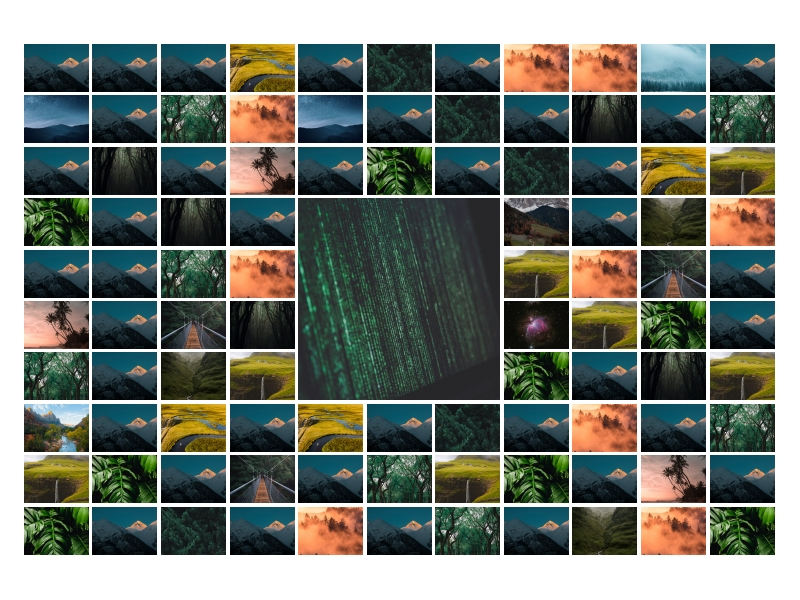
#> input picture flag.jpg, 800 x 600 px, found by its file name
$ python cripto.py   (older library calls are emulated)
#> lines starting #> are read from the running program, lines starting #| are printed output that depends on the picture
from PIL import Image
import numpy as np

# Load the image
img = Image.open("/Users/juanlu_navarro/Documents/Carrera Juan/programacion/Champions/flag.jpg")
#> img is the input picture: PIL image 800x600 RGB; mean R, G, B 115.9, 122.1, 113.7

# Convert the image to numpy array
img_array = np.array(img)

# Function to hash the images for comparison since direct pixel comparison
# might be too strict due to potential compression artifacts.
def hash_image(image):
    # Resize the image to 8x8 to reduce detail
    image = image.resize((8, 8), Image.ANTIALIAS)
    # Convert to grayscale
    image = image.convert("L")
    # Create the hash array
    pixels = np.array(image)
    # Flatten the array
    flat_pixels = pixels.flatten()
    # Calculate the median
    median = np.median(flat_pixels)
    # Create the hash based on whether each pixel is above or below the median
    return ''.join(['1' if pixel > median else '0' for pixel in flat_pixels])

# Divide the collage into individual images assuming they are all of equal size
# and in a grid layout
def divide_into_images(array, rows, cols):
    # Calculate the height and width of each subimage
    subimage_height = array.shape[0] // rows
    subimage_width = array.shape[1] // cols

    # Initialize an empty list to store subimages
    subimages = []

    # Cut the image into subimages
    for i in range(0, rows):
        for j in range(0, cols):
            # Calculate the boundaries of the subimage
            top = i * subimage_height
            left = j * subimage_width
            bottom = (i + 1) * subimage_height
            right = (j + 1) * subimage_width

            # Extract the subimage
            subimage = array[top:bottom, left:right]
            # Convert to a PIL image
            subimage_pil = Image.fromarray(subimage)
            # Append to the list with a hash
            subimages.append((subimage_pil, hash_image(subimage_pil)))

    return subimages

# Assuming a grid layout, let's try to guess the layout by looking at the aspect ratio
aspect_ratio = img_array.shape[1] / img_array.shape[0]
#> aspect_ratio = 1.33
# Assuming the layout is more wide than tall
cols_guess = round(aspect_ratio * 10)
#> cols_guess = 13
rows_guess = 10

# Divide the image and get the list of subimages with their hashes
subimages_with_hashes = divide_into_images(img_array, rows_guess, cols_guess)
#> after the loop in divide_into_images, `for i in range(0, rows):`:
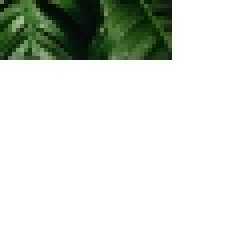
#> subimage: shape (60, 61, 3) (shown 4 times larger); mean R, G, B 216.8, 221.9, 215.3
#> after the loop in divide_into_images, `for i in range(0, rows):`: subimages = 130 items
#> subimages_with_hashes = 130 items

# Count unique images by their hash
unique_images_hashes = set(hash for _, hash in subimages_with_hashes)
#> unique_images_hashes = 107 items

# Return the count of unique images and the hashes for further analysis
len(unique_images_hashes), unique_images_hashes
# Now, let's identify the image corresponding to the value "6" which is the top-left corner image
# and compare other images to find repetitions or patterns.

# Extract the top-left corner image hash
hash_image_6 = hash_image(subimages_with_hashes[0][0])

# We will create a dictionary to store images hashed as keys and the number of occurrences as values
image_occurrences = {}

# Populate the dictionary with occurrences
for _, hash_code in subimages_with_hashes:
    if hash_code in image_occurrences:
        image_occurrences[hash_code] += 1
    else:
        image_occurrences[hash_code] = 1
#> this loop made 130 passes
#> after the loop, image_occurrences = 107 items

# Now, let's find the image that does not have a hexadecimal representation by excluding
# the ones that repeat in a pattern consistent with hexadecimal (0-F, 16 images, assuming one image
# does not belong to hexadecimal values and given the clue that one image is '6', we expect some
# images to repeat exactly or close to the number of times that would fit into the grid minus one for the non-hex image).
# We expect the non-repeating image to have a distinctly lower count of occurrences.

# First, let's see how many times the '6' image occurs to get a baseline for our pattern
occurrences_of_6 = image_occurrences[hash_image_6]
#> occurrences_of_6 = 12

# Find the image(s) that do not fit the pattern
non_hex_image_hash = None
for image_hash, occurrences in image_occurrences.items():
    if abs(occurrences - occurrences_of_6) > 1:  # Allowing some margin for error
        non_hex_image_hash = image_hash
        break
#> this loop made 2 passes
#> occurrences on passes 1 to 2: 12, 7

non_hex_image_hash, occurrences_of_6, image_occurrences[non_hex_image_hash] if non_hex_image_hash else 'No distinct non-hex image found'
